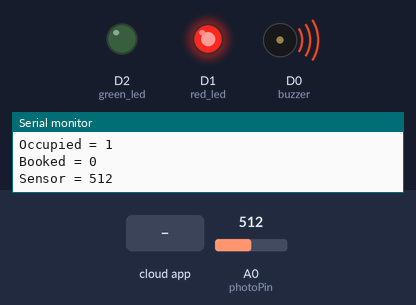
Bench run of a sketch on a simulated ESP8266 (NodeMCU). Parts: output pins drawn as LEDs (lit = HIGH), buzzer (waves = sounding, pin HIGH), the last lines printed to the serial monitor. The inputs (shaded band) are chosen by the test bench; at power-on: A0 (photoPin) = 512. WiFi joins after 1.5 s; servers stay silent unless stated; the Firebase database answers and starts empty.

Above: at 3.7 s.
3.8 s: the phone or cloud app sets tableBooked to 1
At 4.3 s:
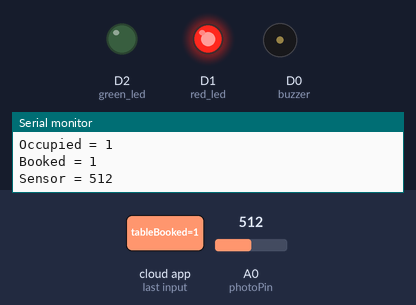
5.3 s: the phone or cloud app sets tableBooked to 0
At 6.2 s:
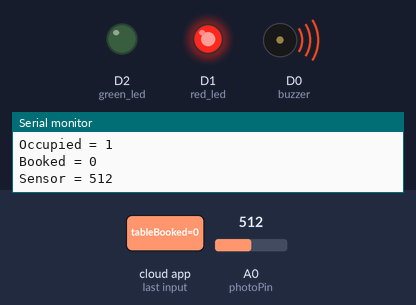
6.9 s: A0 (photoPin) set to 988
8.5 s: A0 (photoPin) set to 1017
At 9.3 s:
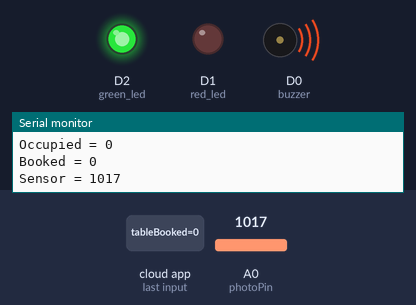
Timing chart, 0 to 11.3 s (numbered marks = the images above; inputs shaded):
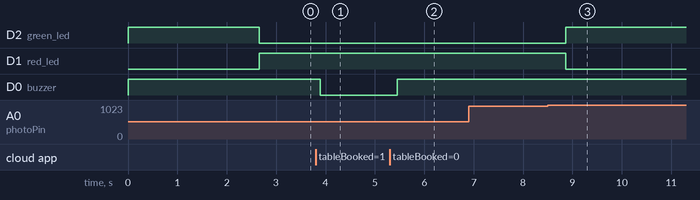

Measured:
- the behaviour switches between 1000 and 1001 on A0 (photoPin) (found by bisection; images 2 and 3)
- after the input at 3.8 s, D0 (buzzer): HIGH → LOW after 0.10 s
- after the input at 5.3 s, D0 (buzzer): LOW → HIGH after 0.15 s
- after the input at 8.5 s, D2 (green_led): LOW → HIGH after 0.36 s; D1 (red_led): HIGH → LOW after 0.36 s

The sketch:

smart_cafeteria_firebase.ino
```cpp
#include <ESP8266Firebase.h>
#include <ESP8266WiFi.h>

// Firebase credentials
#define _SSID "kahwai"          // Your WiFi SSID
#define _PASSWORD "Bg017A125!"      // Your WiFi Password
#define REFERENCE_URL "https://appetech-smart-cafeteria-default-rtdb.asia-southeast1.firebasedatabase.app/"  // Your Firebase project reference url

Firebase firebase(REFERENCE_URL);

#define red_led D1
#define green_led D2
#define photoPin A0
#define buzzer D0

String table_no = "Table 1/";
String location = "Arked Meranti/";
String data = "";
int photoVal = 0;
int booking_time = 0;
int current_time = 0;
int time_limit = 100000;
bool booked = 0;
bool occupied = 0;

void red_on() {
  digitalWrite(red_led, HIGH);
  digitalWrite(green_led, LOW);
}

void green_on() {
  digitalWrite(red_led, LOW);
  digitalWrite(green_led, HIGH);
}

void check_occupied() {
  photoVal = analogRead(photoPin);
  if (photoVal>1000) {
    occupied = 0;
  } else {
    occupied = 1;
  }
}

void check_available_table() {
  if (occupied) {
    if (booked) {
      digitalWrite(buzzer, LOW);
    }
    else {
      booking_time = 0;
      current_time = 0;
      red_on();
      digitalWrite(buzzer, HIGH);
    }
  }
  else {
    if (booked) {
      if(booking_time == 0){
        booking_time = millis();
      }
      current_time = millis();
      red_on();
      digitalWrite(buzzer, HIGH);
      if (current_time - booking_time >= time_limit) {
        removeBooking();
        green_on();
      }
    }
    else {
      digitalWrite(buzzer, HIGH);
      green_on();
    }
  }
}
void removeBooking(){
  booked = 0;
  data = "arked/" + location + table_no + "bookingUID";
  String uid = firebase.getString(data);
  data = "arked/" + location + table_no + "tableBooked"; firebase.setBool(data, booked);
  data = "arked/" + location + table_no + "bookingUID"; firebase.deleteData(data);
  data = "arked/" + location + table_no + "bookingTime"; firebase.deleteData(data);
  data = "arked/" + location + table_no + "bookingUserContact"; firebase.deleteData(data);
  data = "users/" + uid + "/" + "booking"; firebase.deleteData(data);
}

void debug() {
  Serial.print("Occupied = ");
  Serial.println(occupied);
  Serial.print("Booked = ");
  Serial.println(booked);
  Serial.print("Sensor = ");
  Serial.println(photoVal);
}

void setup() {
  Serial.begin(115200);
  pinMode(red_led, OUTPUT);
  pinMode(green_led, OUTPUT);
  pinMode(buzzer, OUTPUT);

  green_on();
  digitalWrite(buzzer, HIGH);

  WiFi.mode(WIFI_STA);
  WiFi.disconnect();
  delay(1000);

  // Connect to WiFi
  Serial.println();
  Serial.println();
  Serial.print("Connecting to: ");
  Serial.println(_SSID);
  WiFi.begin(_SSID, _PASSWORD);

  while (WiFi.status() != WL_CONNECTED) {
    delay(500);
    Serial.print("-");
  }

  Serial.println("");
  Serial.println("WiFi Connected");

  // Print the IP address
  Serial.print("IP Address: ");
  Serial.print("http://");
  Serial.print(WiFi.localIP());
  Serial.println("/");
}

void loop() {
  check_occupied();
  booked = firebase.getBool("arked/" + location + table_no + "tableBooked");
  check_available_table();
  debug();
  data = "arked/" + location + table_no + "tableOccupied"; firebase.setBool(data, occupied);
  delay(10); // Add a small delay to prevent excessive Firebase updates
}
```
